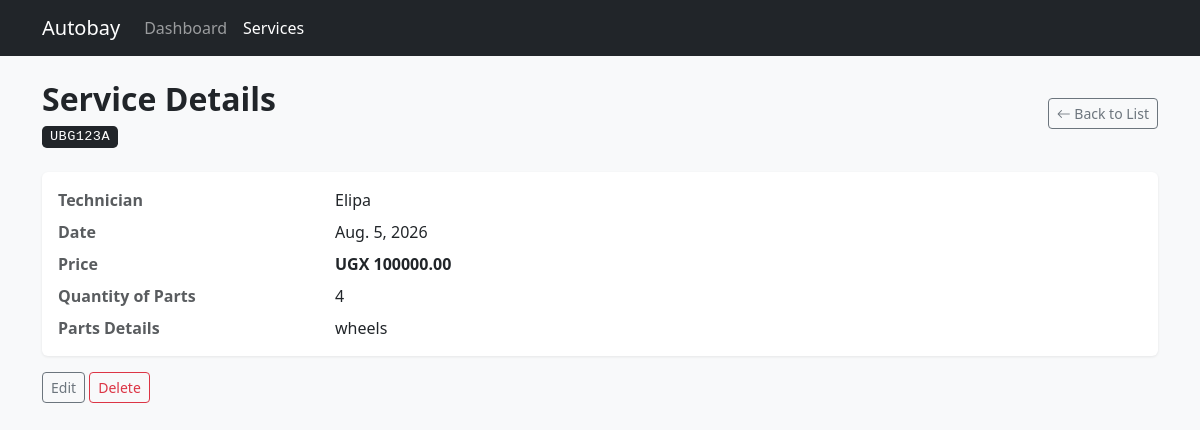
Screenshot of /services/service/3/ with the database file from the repository.
### services/models.py (models this page shows)
class ServiceRecord(models.Model):
    customer = models.ForeignKey(
        Customer,
        on_delete=models.CASCADE,
        related_name='service_records',
        null=True,
        blank=True,
    )
    car_plate = models.CharField(max_length=20, default='')
    date = models.DateField()
    price = models.DecimalField(
        max_digits=10,
        decimal_places=2,
        validators=[MinValueValidator(0)],
    )
    quantity_parts = models.IntegerField()
    parts_details = models.TextField()
    technician = models.CharField(max_length=100)

### services/views.py (the view)
def service_detail(request, pk):
    service = get_object_or_404(ServiceRecord, pk=pk)
    return render(
        request,
        'services/service_detail.html',
        {'service': service},
    )

### services/templates/services/service_detail.html
{% extends 'services/base.html' %}
{% block content %}
<div class="d-flex justify-content-between align-items-center mb-4">
    <div>
        <h2 class="fw-bold mb-1">Service Details</h2>
        <span class="plate-badge">{{ service.car_plate }}</span>
    </div>
    <a href="{% url 'services:service_list' %}" class="btn btn-outline-secondary btn-sm">
        <i class="bi bi-arrow-left"></i> Back to List
    </a>
</div>
<div class="card">
    <div class="card-body">
        <dl class="row mb-0">
            <dt class="col-sm-3 text-muted">Technician</dt>
            <dd class="col-sm-9">{{ service.technician }}</dd>
            <dt class="col-sm-3 text-muted">Date</dt>
            <dd class="col-sm-9">{{ service.date }}</dd>
            <dt class="col-sm-3 text-muted">Price</dt>
            <dd class="col-sm-9 fw-semibold">UGX {{ service.price }}</dd>
            <dt class="col-sm-3 text-muted">Quantity of Parts</dt>
            <dd class="col-sm-9">{{ service.quantity_parts }}</dd>
            <dt class="col-sm-3 text-muted">Parts Details</dt>
            <dd class="col-sm-9 mb-0">{{ service.parts_details }}</dd>
        </dl>
    </div>
</div>
<div class="mt-3">
    <a href="{% url 'services:service-update' service.pk %}" class="btn btn-outline-secondary btn-sm">Edit</a>
    <a href="{% url 'services:service-delete' service.pk %}" class="btn btn-outline-danger btn-sm">Delete</a>
</div>
{% endblock %}

### services/templates/services/base.html (style rules this page uses)
body { background-color: #f8f9fa; }
.card { border: none; box-shadow: 0 1px 3px rgba(0,0,0,.08); }
.plate-badge { font-family: ui-monospace, "SFMono-Regular", Menlo, monospace; letter-spacing: .03em; background: #212529; color: #fff; padding: .2rem .5rem; border-radius: .3rem; font-size: .85rem; }

### rows the page displays
ServiceRecord: car_plate "UBG123A", technician "Elipa", date "Aug. 5, 2026", price "100000.00", quantity_parts "4", parts_details "wheels"
